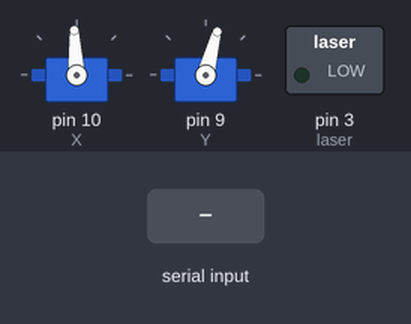
Simulated run of this sketch. Board: Arduino Uno, built with avr-gcc and run on an emulated ATmega328P. On the bench: 2 × servo, switched loads named in the sketch (green lamp = pin HIGH). The test bench sets the inputs (shaded band).

Above: at 1.2 s.
1.3 s: "180x" received over Serial
At 2.2 s:
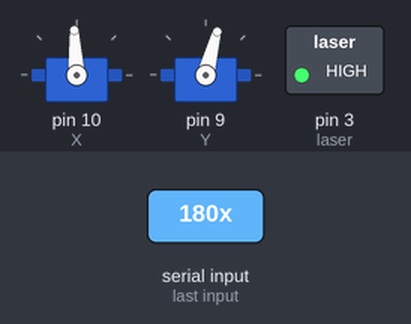
2.8 s: "181x" received over Serial
At 3.3 s:
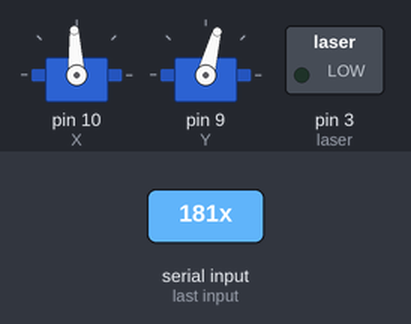
Timing chart, 0 to 5.8 s (numbered marks = the images above; inputs shaded):
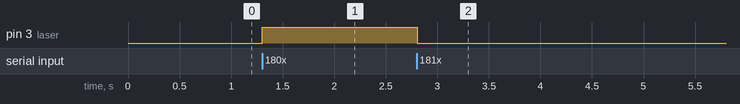

The sketch:

servo.ino
```cpp
#include "Servo.h"

Servo motorX;
Servo motorY;
const int X = 10;
const int Y = 9;
const int servoDelay = 15;
const int laser = 3;
int ligado = 0;

void setup() {
  Serial.begin(9600);

  pinMode(laser, OUTPUT);

  motorX.write(93);
  motorY.write(75);
  motorX.attach(X);
  motorY.attach(Y);
}

void loop() {
  while (Serial.available() == 0) {};
  String xyAngles = Serial.readStringUntil('x');
  xyAngles.replace("x", "");
  int xAngle = xyAngles.toInt() % 1000;
  int yAngle = xyAngles.toInt() / 1000;

  if (xAngle == 180) {
    ligado = 1;
  }
  else if (xAngle == 181) {
    ligado = 0;
    digitalWrite(laser, LOW);
  }
  else if (xAngle > 126 || xAngle < 60) {}
  else if (yAngle > 95  || yAngle < 45) {}
  else {
    motorX.write(xAngle);
    motorY.write(yAngle);
  }

  if (ligado == 1) {
    digitalWrite(laser, HIGH);
  }
}
```

Measured:
- after the input at 1.3 s, pin 3 (laser): LOW → HIGH at once
- after the input at 2.8 s, pin 3 (laser): HIGH → LOW at once
